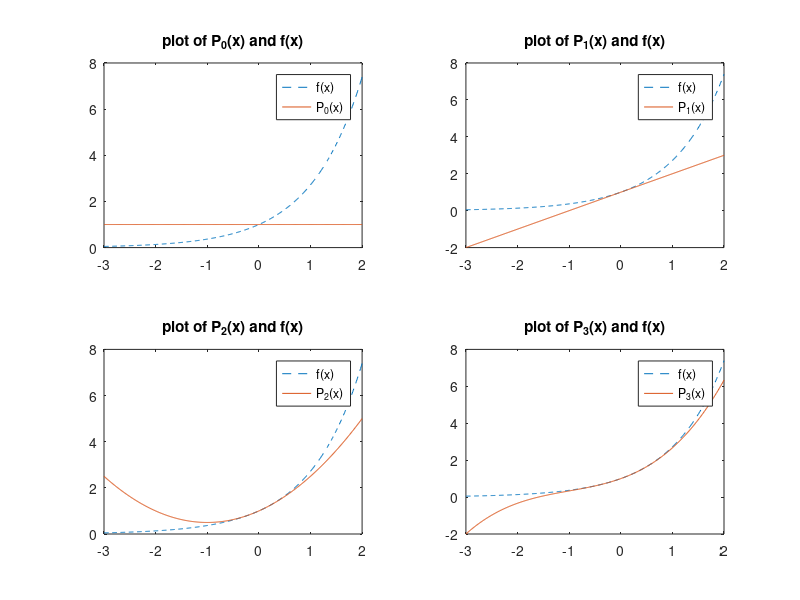

Source code (MATLAB):
%  Plot the first four Taylor polynomials for exp(x).x = -3:.01:2;                   % Set x valuesfx = exp(x);p0 = ones(size(x));               % Compute Taylor polynomialsp1 = p0 + x;p2 = p1 + (x.^2)/2;p3 = p2 + (x.^3)/6;subplot(2,2,1)                    % Plot resultsplot(x,fx,'--', x,p0,'-');legend('f(x)','P_0(x)')title('plot of P_0(x) and f(x)')subplot(2,2,2)plot(x,fx,'--',x,p1,'-');legend('f(x)','P_1(x)')title('plot of P_1(x) and f(x)')subplot(2,2,3)plot(x,fx,'--',x,p2,'-');legend('f(x)','P_2(x)')title('plot of P_2(x) and f(x)')subplot(2,2,4)plot(x,fx,'--',x,p3,'-');legend('f(x)','P_3(x)')title('plot of P_3(x) and f(x)')